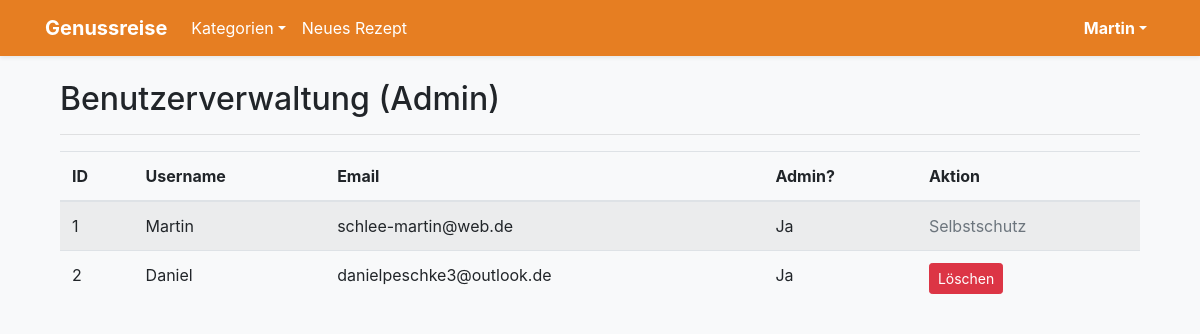
Before: /admin/users (signed in) with the older database file.
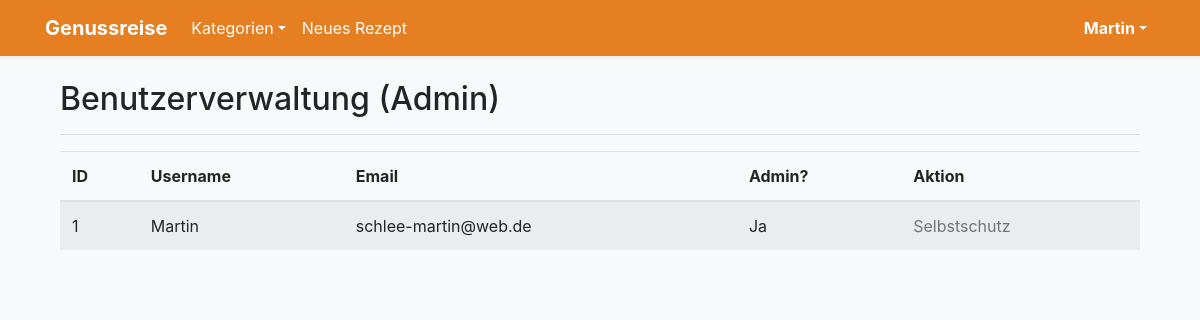
After: the same page with the newer database file.
### app.py (models this page shows)
class User(db.Model, UserMixin):
    id = db.Column(db.Integer, primary_key=True)
    username = db.Column(db.String(20), unique=True, nullable=False)
    email = db.Column(db.String(120), unique=True, nullable=False)
    password = db.Column(db.String(60), nullable=False)
    is_admin = db.Column(db.Boolean, default=False)
    recipes = db.relationship('Recipe', backref='author', lazy=True)

### app.py (the view)
@app.route("/admin/users")
@login_required
def admin_users():
    if not current_user.is_admin:
        flash('Nur für Administratoren zugänglich.', 'danger')
        return redirect(url_for('index'))
    users = User.query.all()
    return render_template('admin_users.html', users=users, all_categories=get_categories())

### app.py (called while the page is built)
@login_manager.user_loader
def load_user(user_id):
    return User.query.get(int(user_id))

def get_categories():
    categories_list = [
        "Abendessen", "Asiatisch", "Backen", "Beilagen", "Brot & Brötchen",
        "Dessert", "Eintöpfe", "Fisch", "Fleisch", "Frühstück",
        "Geflügel", "Getränke", "Hauptspeise", "Italienisch", "Low Carb",
        "Mittagessen", "Nachtisch", "Pasta", "Pizza", "Salate",
        "Snacks", "Suppen", "Vegan", "Vegetarisch", "Vorspeise"
    ]
    return [{'id': i+1, 'name': cat} for i, cat in enumerate(categories_list)]

### templates/admin_users.html
{% extends "base.html" %}
{% block content %}
<div class="container mt-4">
    <h2>Benutzerverwaltung (Admin)</h2>
    <hr>
    <table class="table table-striped mt-3">
        <thead>
            <tr>
                <th>ID</th>
                <th>Username</th>
                <th>Email</th>
                <th>Admin?</th>
                <th>Aktion</th>
            </tr>
        </thead>
        <tbody>
            {% for u in users %}
            <tr>
                <td>{{ u.id }}</td>
                <td>{{ u.username }}</td>
                <td>{{ u.email }}</td>
                <td>{{ 'Ja' if u.is_admin else 'Nein' }}</td>
                <td>
                    {% if u.id != current_user.id %}
                    <form action="{{ url_for('admin_delete_user', user_id=u.id) }}" method="POST">
                        <button type="submit" class="btn btn-danger btn-sm" onclick="return confirm('Benutzer wirklich löschen?')">Löschen</button>
                    </form>
                    {% else %}
                    <span class="text-muted">Selbstschutz</span>
                    {% endif %}
                </td>
            </tr>
            {% endfor %}
        </tbody>
    </table>
</div>
{% endblock %}

### templates/base.html (shortened to what this page needs)
<!DOCTYPE html>
<html lang="de">
<head>
    <link rel="stylesheet" href="https://stackpath.bootstrapcdn.com/bootstrap/4.5.2/css/bootstrap.min.css">
    <link rel="stylesheet" href="https://cdnjs.cloudflare.com/ajax/libs/font-awesome/5.15.4/css/all.min.css">
</head>
<body class="bg-light">
    <nav class="navbar navbar-expand-lg navbar-dark navbar-custom shadow-sm">
        <div class="container">
            <a class="navbar-brand font-weight-bold" href="{{ url_for('index') }}">Genussreise</a>
            <div class="collapse navbar-collapse">
                <ul class="navbar-nav mr-auto">
                    <li class="nav-item dropdown">
                        <a class="nav-link dropdown-toggle text-white" href="#" data-toggle="dropdown">Kategorien</a>
                    </li>
                    <li class="nav-item"><a class="nav-link text-white" href="{{ url_for('new_recipe') }}">Neues Rezept</a></li>
                </ul>
                <ul class="navbar-nav">
                    {% if current_user.is_authenticated %}
                        <li class="nav-item dropdown">
                            <a class="nav-link dropdown-toggle text-white font-weight-bold" href="#" data-toggle="dropdown">{{ current_user.username }}</a>
                        </li>
                    {% else %}
                        <li class="nav-item"><a class="nav-link text-white" href="{{ url_for('login') }}">Login</a></li>
                        <li class="nav-item ml-2"><a class="btn btn-outline-light btn-sm mt-1" href="{{ url_for('register') }}">Registrieren</a></li>
                    {% endif %}
                </ul>
            </div>
        </div>
    </nav>
    <div class="container mt-4">
        {% block content %}{% endblock %}
    </div>
</body>
</html>

### templates/base.html (style rules this page uses)
.navbar-custom { background-color: #e67e22; }

Changed rows visible on the page:
removed User: id "2", username "Daniel", email "danielpeschke3@outlook.de", is_admin "Ja"
